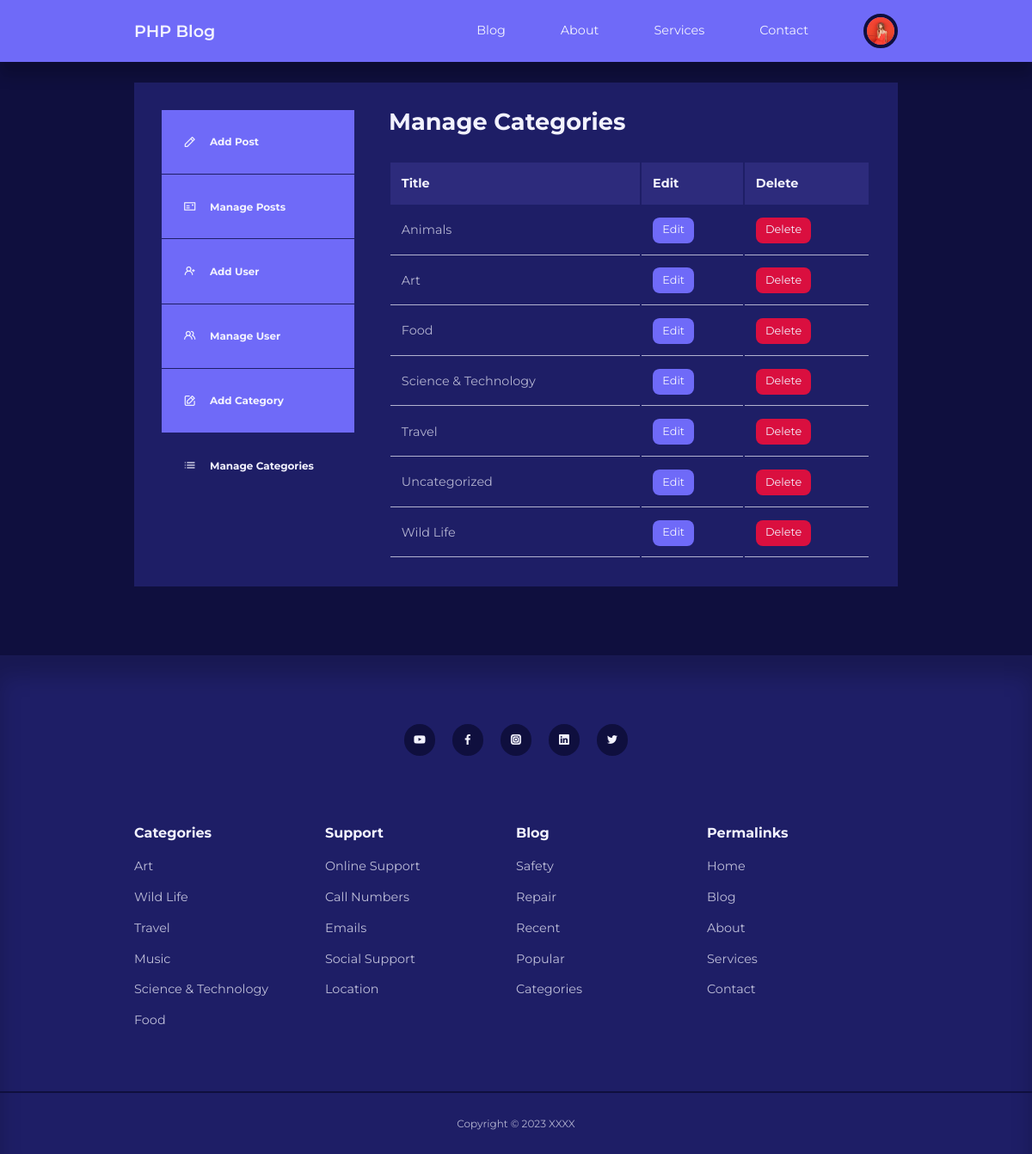
/admin/manage-categories.php (signed in), run on the app's committed database.
### tables this page shows
CREATE TABLE `users` (
  `id` int(11) UNSIGNED NOT NULL,
  `firstname` varchar(50) NOT NULL,
  `lastname` varchar(50) NOT NULL,
  `username` varchar(50) NOT NULL,
  `email` varchar(100) NOT NULL,
  `password` varchar(255) NOT NULL,
  `avatar` varchar(255) NOT NULL,
  `is_admin` tinyint(1) NOT NULL
);

CREATE TABLE `categories` (
  `id` int(11) UNSIGNED NOT NULL,
  `title` varchar(50) NOT NULL,
  `description` text NOT NULL
);

### admin/partials/header.php (called while the page is built, shortened)
<?php
require '../partials/header.php';

### admin/manage-categories.php (the view, shortened to what this page needs)
<?php include "partials/header.php";
$query = "SELECT * FROM categories ORDER BY title";
$categories = mysqli_query($connection, $query);
?>
<section class="dashboard">
    <div class="container dashboard__container">
        <aside>
            <ul>
                <li>
                    <a href="add-post.php"><i class="uil uil-pen"></i>
                        <h5>Add Post</h5>
                    </a>
                </li>
                <li>
                    <a href="index.php"><i class="uil uil-postcard"></i>
                        <h5>Manage Posts</h5>
                    </a>
                </li>
                <?php if (isset($_SESSION['user_is_admin'])) : ?>
                    <li>
                        <a href="add-user.php"><i class="uil uil-user-plus"></i>
                            <h5>Add User</h5>
                        </a>
                    </li>
                    <li>
                        <a href="manage-users.php"><i class="uil uil-users-alt"></i>
                            <h5>Manage User</h5>
                        </a>
                    </li>
                    <li>
                        <a href="add-category.php"><i class="uil uil-edit"></i>
                            <h5>Add Category</h5>
                        </a>
                    </li>
                    <li>
                        <a href="manage-categories.php" class="active"><i class="uil uil-list-ul"></i>
                            <h5>Manage Categories</h5>
                        </a>
                    </li>
                <?php endif; ?>
            </ul>
        </aside>
        <main>
            <h2>Manage Categories</h2>
            <?php if (mysqli_num_rows($categories) > 0) : ?>
                <table>
                    <thead>
                        <tr>
                            <th>Title</th>
                            <th>Edit</th>
                            <th>Delete</th>
                        </tr>
                    </thead>
                    <tbody>
                        <?php while ($category = mysqli_fetch_assoc($categories)) :  ?>
                            <tr>
                                <td><?= $category['title'] ?></td>
                                <td><a href="<?= ROOT_URL ?>admin/edit-category.php?id=<?= $category['id'] ?>" class="btn sm">Edit</a></td>
                                <td><a href="<?= ROOT_URL ?>admin/delete-category.php?id=<?= $category['id'] ?>" class="btn sm danger">Delete</a></td>
                            </tr>
                        <?php endwhile ?>
                    </tbody>
                </table>
            <?php else : ?>
                <div class="alert__message error">
                    <?= "No categories found" ?>
                </div>
            <?php endif ?>
        </main>
    </div>
</section>
<?php include "../partials/footer.php"; ?>

### partials/header.php (shortened to what this page needs)
<?php
require 'config/database.php';
if (isset($_SESSION['user-id'])) {
  $id = filter_var($_SESSION['user-id'], FILTER_SANITIZE_NUMBER_INT);
  $query = "SELECT avatar FROM users WHERE id=$id";
  $result = mysqli_query($connection, $query);
  $avatar = mysqli_fetch_assoc($result)['avatar'];
}
?>
<!DOCTYPE html>
<html lang="en">
<head>
  <link rel="stylesheet" href="<?= ROOT_URL ?>css/style.css">
  <link rel="stylesheet" href="https://unicons.iconscout.com/release/v4.0.0/css/line.css">
</head>
<body>
  <nav>
    <div class="container nav__container">
      <a href="<?= ROOT_URL ?>" class="nav__logo">PHP Blog</a>
      <ul class="nav__items">
        <li><a href="<?= ROOT_URL ?>blog.php">Blog</a></li>
        <li><a href="<?= ROOT_URL ?>about.php">About</a></li>
        <li><a href="<?= ROOT_URL ?>services.php">Services</a></li>
        <li><a href="<?= ROOT_URL ?>contact.php">Contact</a></li>
        <?php if (isset($_SESSION['user-id'])) : ?>
          <li class="nav__profile">
            <div class="avatar">
              <img src="<?= ROOT_URL . 'images/' . $avatar ?>">
            </div>
          </li>
        <?php else : ?>
          <li><a href="signin.php">Signin</a></li>
        <?php endif; ?>
      </ul>
    </div>
  </nav>

### css/style.css (style rules this page uses)
:root { --color-primary: #6f6af8; --color-primary-light: hsl(242, 91%, 69%, 18%); --color-primary-variant: #5854c7; --color-red: #da0f3f; --color-red-light: hsl(346, 87%, 46%, 15%); --color-green: #00c476; --color-green-light: hsl(156, 100%, 38%, 15%); --color-gray-900: #1e1e66; --color-gray-700: #2d2b7c; --color-gray-300: rgba(242, 242, 254, 0.3); --color-gray-200: rgba(242, 242, 254, 0.7); --color-white: #f2f2fe; --color-bg: #0f0f3e; --transition: all 300ms ease; --container-width-lg: 74%; --container-width-md: 88%; --form-width: 40%; --card-border-radius-1: 0.3rem; --card-border-radius-2: 0.5rem; --card-border-radius-3: 0.8rem; --card-border-radius-4: 2rem; --card-border-radius-5: 5rem; }
* { margin: 0; padding: 0; outline: 0; border: 0; appearance: 0; list-style: none; text-decoration: none; box-sizing: border-box; }
body { font-family: 'Montserrat', sans-serif; line-height: 1.6; color: var(--color-gray-200); overflow-x: hidden; background: var(--color-bg); font-size: 0.9rem; }
.container { width: var(--container-width-lg); max-width: 1800px; margin-inline: auto; }
section { margin-top: 3rem; width: 100vw; }
h1, h2, h3, h4, h5 { color: var(--color-white); line-height: 1.3; }
h2 { font-size: 1.7rem; margin: 1rem 0; }
a { color: var(--color-white); transition: var(--transition); }
img { display: block; width: 100%; object-fit: cover; }
nav { background: var(--color-primary); width: 100vw; height: 4.5rem; position: fixed; top: 0; z-index: 10; box-shadow: 0 1rem 1rem rgba(0, 0, 0, 0.2); }
.nav__container { height: 100%; display: flex; align-items: center; justify-content: space-between; }
.avatar { width: 2.5rem; height: 2.5rem; border-radius: 50%; overflow: hidden; border: 0.3rem solid var(--color-bg); }
.nav__logo { font-weight: 600; font-size: 1.2rem; }
.nav__items { display: flex; align-items: center; gap: 4rem; }
.nav__profile { position: relative; cursor: pointer; }
.btn { display: inline-block; width: fit-content; padding: 0.6rem 1.2rem; background-color: var(--color-primary); border-radius: var(--card-border-radius-2); cursor: pointer; transition: var(--transition); color: var(--color-white); }
.btn.sm { padding: 0.3rem 0.7rem; font-size: 0.8rem; }
.btn.danger { background: var(--color-red); }
.dashboard { margin-top: 6rem; }
.dashboard__container { display: grid; grid-template-columns: 14rem auto; gap: 1rem; background: var(--color-gray-900); padding: 2rem; margin-bottom: 5rem; }
.dashboard aside a { background-color: var(--color-primary); display: flex; gap: 1rem; align-items: center; padding: 1.6rem; }
.dashboard aside ul li:not(:last-child) a { border-bottom: 1px solid var(--color-gray-900); }
.dashboard aside a.active { background-color: var(--color-gray-900); }
.dashboard main { margin-left: 1.5rem; }
.dashboard main h2 { margin: 0 0 2rem 0; line-height: 1; }
.dashboard main table { width: 100%; text-align: left; }
.dashboard main table th { background: var(--color-gray-700); padding: 0.8rem; color: var(--color-white); }
.dashboard main table td { padding: 0.8rem; border-bottom: 1px solid var(--color-gray-200); }

### data on the page
users: avatar (picture)
categories: title "Animals"
categories: title "Art"
categories: title "Food"
categories: title "Science & Technology"
categories: title "Travel"
categories: title "Uncategorized"
categories: title "Wild Life"
